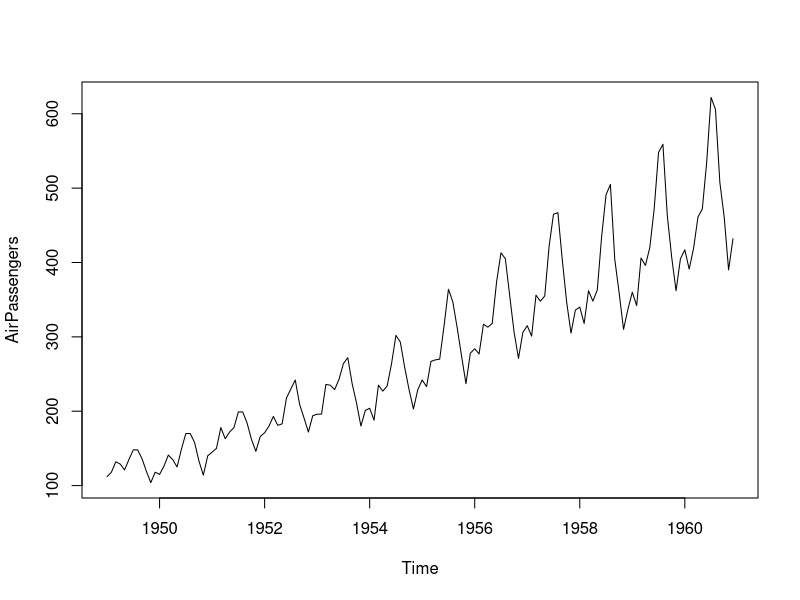
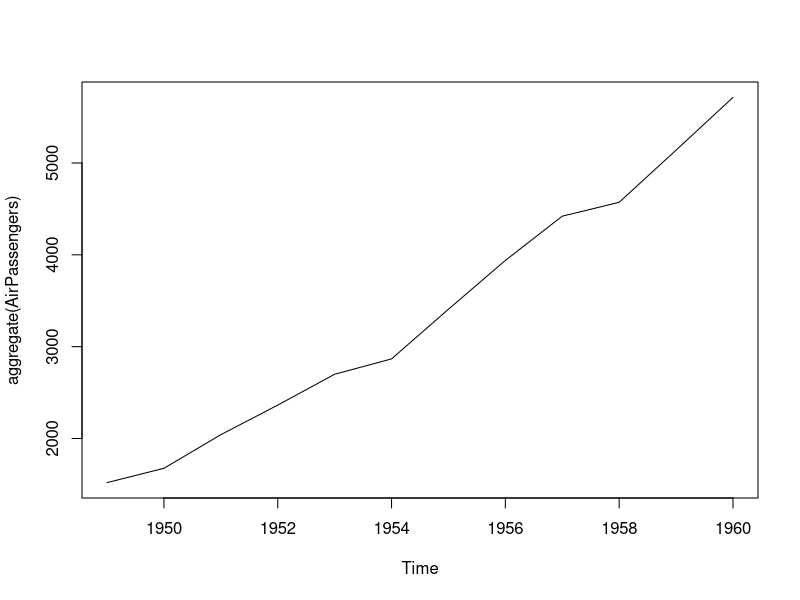
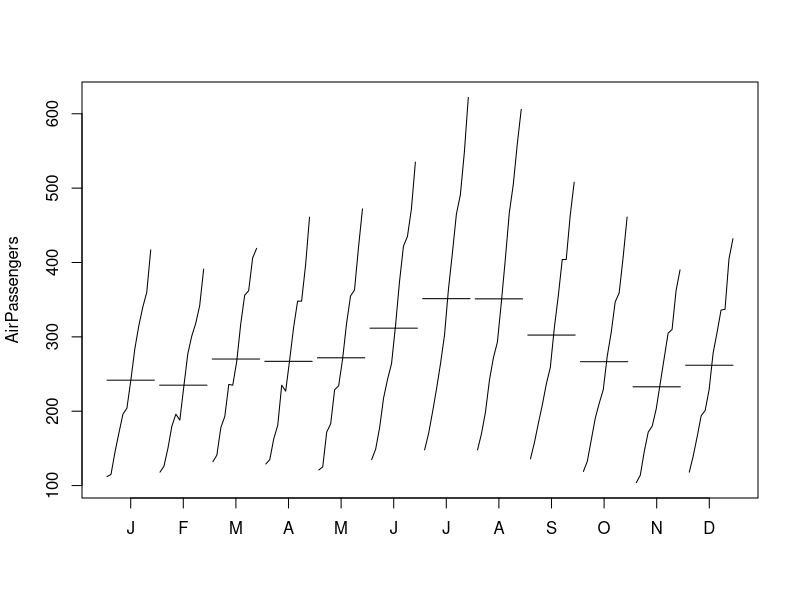
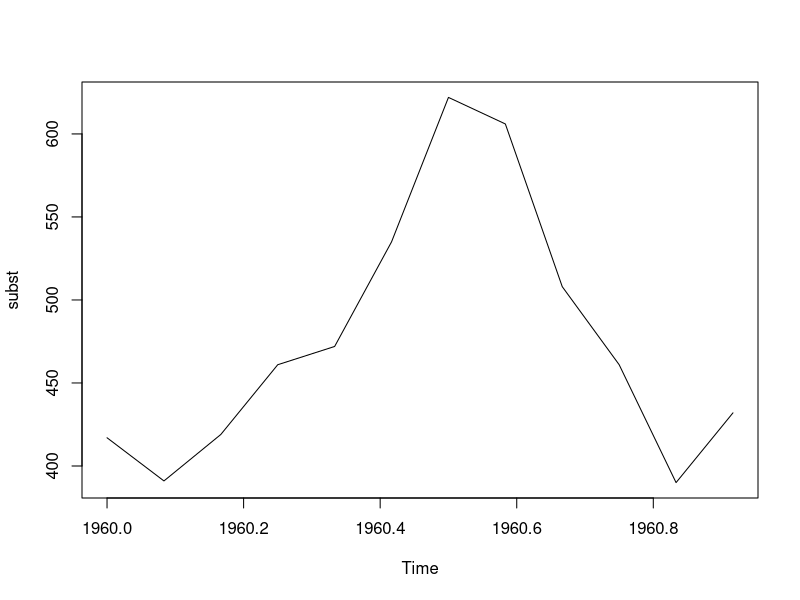
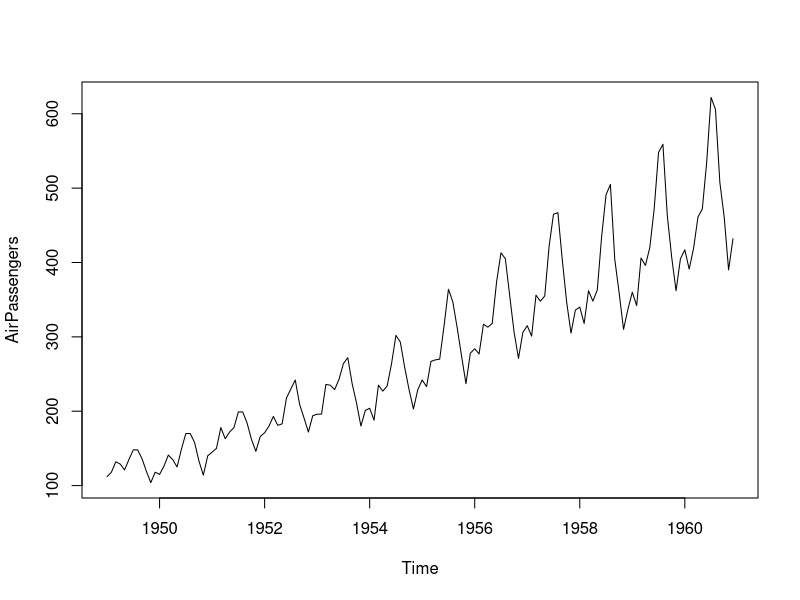
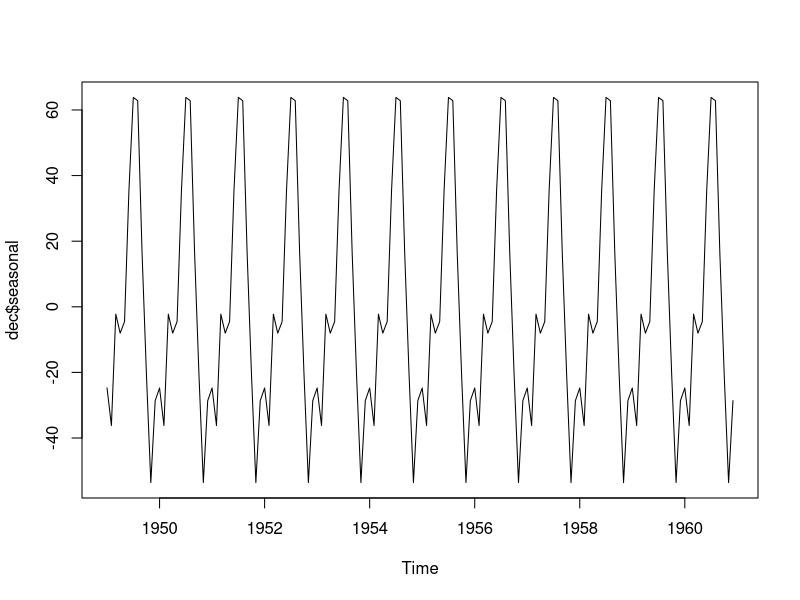
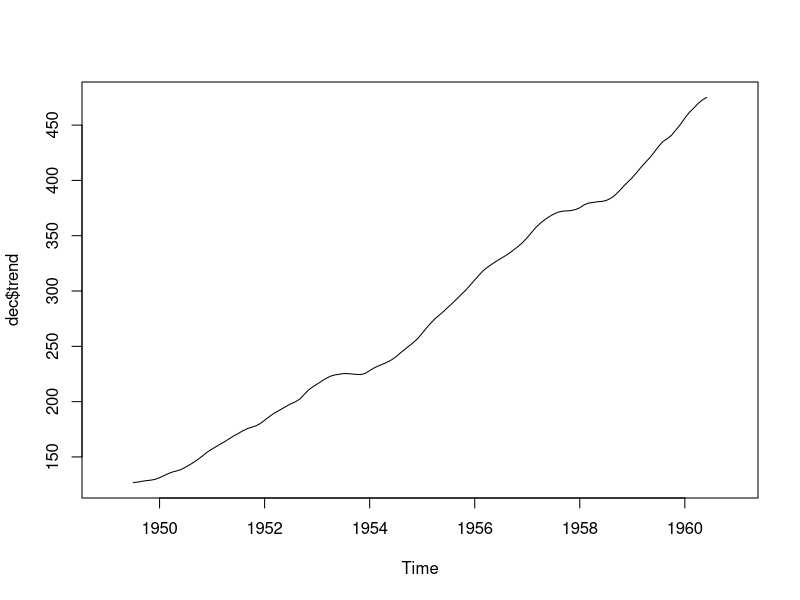
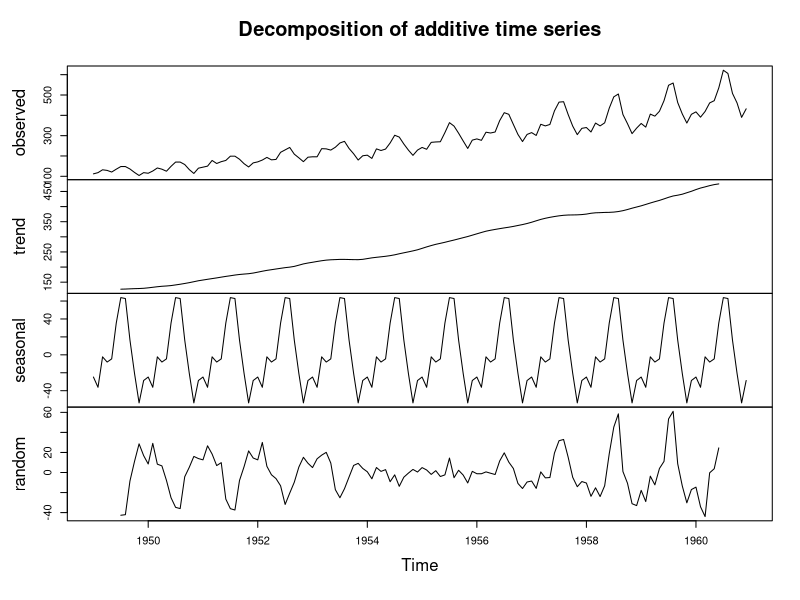

The R source for these figures, in order:
#
# Udemy - Formação Cientista de Dados
#
# Seção 05 - Series Temporais
#


# Estudo de variável contínua ao longo do tempo
# Coleta de forma regular
# Intervalo sempre o mesmo (segundos, dias, horas, semanas, ...)

# Econometria, previsão do tempo, previsão financeira, ...
# Estacionárias e Não Estacionárias
# Estocática:- fator aleatório não explicável
# Determinística:-  explicada através de uma fórmula
# Componentes - Tendência, Sazonalidade, Aleatoriedade

AirPassengers
start(AirPassengers)
end(AirPassengers)
plot(AirPassengers)
plot(aggregate(AirPassengers))
monthplot(AirPassengers)
subst <- window(AirPassengers, start = c(1960,1), end=c(1960,12))
subst
plot(subst)

plot(AirPassengers)
dec = decompose(AirPassengers)
dec
dec$seasonal
dec$trend
dec$random
plot(dec$seasonal)
plot(dec$trend)
plot(dec)

# Previsão
AirPassengers
mean(AirPassengers)
window(AirPassengers, start=c(1960,1), end=c(1960,12))
mean(window(AirPassengers, start=c(1960,1), end=c(1960,12)))

install.packages("http://cran-r.c3sl.ufpr.br/src/contrib/RcppArmadillo_0.8.600.0.0.tar.gz")
install.packages("forecast")
library(forecast)

mediamovel <- ma(AirPassengers, order = 12)
mediamovel
previsao <- forecast(mediamovel, h=12)
previsao
plot(previsao)

arima <- auto.arima(AirPassengers)
arima
previsao <- forecast(arima, h=12)
previsao
plot(previsao)

#
# Questionário
#

# 








































